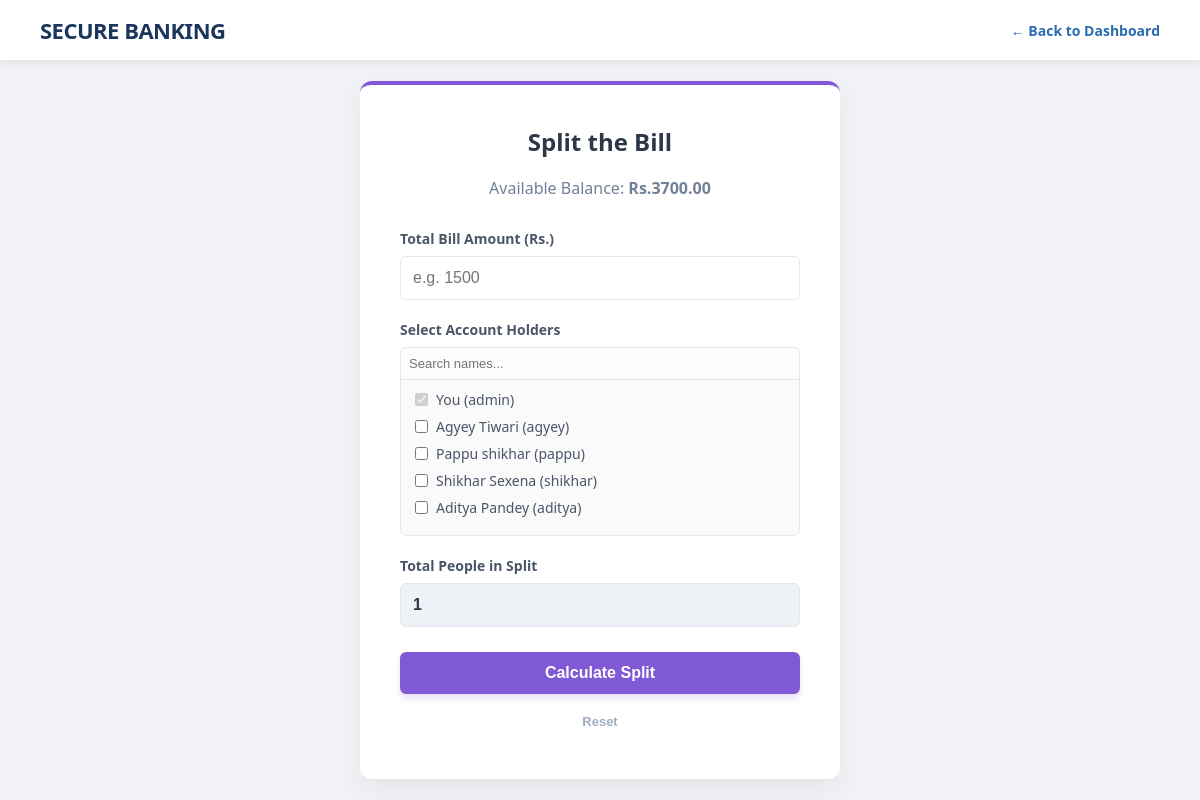
/transactions/split/ (signed in), run on the app's committed database.
### Bank1/models.py (models this page shows, shortened)
class CustomUser(AbstractUser):
    balance = models.DecimalField(max_digits=12, decimal_places=2, default=0.00)
    account_no = models.CharField(max_length=4, unique=True, null=True, blank=True)

### transaction1/views.py (the view, shortened to what this page needs)
# urls.py: path('split/', views.split_money, name='split_money'),
@login_required(login_url='login')
def split_money(request):
    active_users = User.objects.exclude(id=request.user.id).filter(is_active=True)
    return render(request, 'split.html', {'active_users': active_users})

### Bank1/templates/split.html (shortened to what this page needs)
<!DOCTYPE html>
<html lang="en">
<head>
</head>
<body style="margin: 0; font-family: 'Segoe UI', Tahoma, Geneva, Verdana, sans-serif; background-color: #f0f2f5; display: flex; flex-direction: column; min-height: 100vh;">
    <header style="background-color: #ffffff; padding: 15px 40px; box-shadow: 0 2px 10px rgba(0,0,0,0.08); display: flex; justify-content: space-between; align-items: center;">
        <div style="font-size: 22px; font-weight: 800; color: #1a365d; letter-spacing: -0.5px;">SECURE BANKING</div>
        <a href="{% url 'dashboard' %}" style="text-decoration: none; color: #2b6cb0; font-weight: 600; font-size: 14px;">← Back to Dashboard</a>
    </header>
    <main style="flex: 1; display: flex; justify-content: center; align-items: center; padding: 20px;">
        <div style="background: white; padding: 40px; border-radius: 12px; box-shadow: 0 10px 25px rgba(0,0,0,0.05); width: 100%; max-width: 400px; border-top: 4px solid #805ad5;">
            <h2 style="color: #2d3748; margin-top: 0; text-align: center;">Split the Bill</h2>
            <p style="text-align: center; color: #718096; margin-bottom: 30px;">Available Balance: <strong>Rs.{{ user.balance|floatformat:2 }}</strong></p>
            <form id="split-form" method="POST">
                <label style="display: block; color: #4a5568; font-size: 14px; font-weight: 600; margin-bottom: 8px;">Total Bill Amount (Rs.)</label>
                <input type="number" name="total_amount" id="total_amount" placeholder="e.g. 1500" required step="0.01"
                       style="width: 100%; padding: 12px; border: 1px solid #e2e8f0; border-radius: 6px; box-sizing: border-box; font-size: 16px; margin-bottom: 20px;">
                <label style="display: block; color: #4a5568; font-size: 14px; font-weight: 600; margin-bottom: 8px;">Select Account Holders</label>
                <input type="text" id="userSearch" onkeyup="filterUsers()" placeholder="Search names..."
                       style="width: 100%; padding: 8px; border: 1px solid #e2e8f0; border-radius: 6px 6px 0 0; box-sizing: border-box; font-size: 13px; border-bottom: none; outline: none; background-color: #fcfcfc;">
                <div id="userList" style="max-height: 150px; overflow-y: auto; border: 1px solid #e2e8f0; border-radius: 0 0 6px 6px; padding: 10px; margin-bottom: 20px; background-color: #fafafa;">
                    <div style="margin-bottom: 8px; font-size: 14px; color: #4a5568; display: flex; align-items: center;">
                        <input type="checkbox" checked disabled style="cursor: not-allowed; margin-right: 8px;">
                        <span>You ({{ user.username }})</span>
                    </div>
                    {% for person in active_users %}
                        <div class="user-item" style="margin-bottom: 8px; font-size: 14px; color: #4a5568; display: flex; align-items: center;">
                            <input type="checkbox" name="selected_users" value="{{ person.id }}" class="user-checkbox" onchange="updateMemberCount()" style="cursor: pointer; margin-right: 8px;">
                            <span class="user-name">{{ person.first_name }} {{ person.last_name }} ({{ person.username }})</span>
                        </div>
                    {% endfor %}
                </div>
                <label style="display: block; color: #4a5568; font-size: 14px; font-weight: 600; margin-bottom: 8px;">Total People in Split</label>
                <input type="number" name="num_people" id="num_people" value="1" readonly
                       style="width: 100%; padding: 12px; border: 1px solid #e2e8f0; border-radius: 6px; box-sizing: border-box; font-size: 16px; margin-bottom: 25px; background-color: #edf2f7; cursor: not-allowed; font-weight: bold; color: #2d3748;">
                <button type="button" id="calc-btn" onclick="calculateSplit()" style="width: 100%; background-color: #805ad5; color: white; padding: 12px; border: none; border-radius: 6px; font-weight: bold; font-size: 16px; cursor: pointer; transition: 0.3s; box-shadow: 0 4px 6px rgba(128, 90, 213, 0.2); margin-bottom: 10px;">
                    Calculate Split
                </button>
                <button type="reset" onclick="resetForm()" style="width: 100%; background-color: transparent; color: #a0aec0; padding: 10px; border: none; font-weight: 600; font-size: 13px; cursor: pointer;">
                    Reset
                </button>
            </form>
        </div>
    </main>
</body>
</html>

### data on the page
CustomUser: balance "3700.00", username "admin"
CustomUser: first_name "Agyey", last_name "Tiwari", username "agyey"
CustomUser: first_name "Pappu", last_name "shikhar", username "pappu"
CustomUser: first_name "Shikhar", last_name "Sexena", username "shikhar"
CustomUser: first_name "Aditya", last_name "Pandey", username "aditya"
